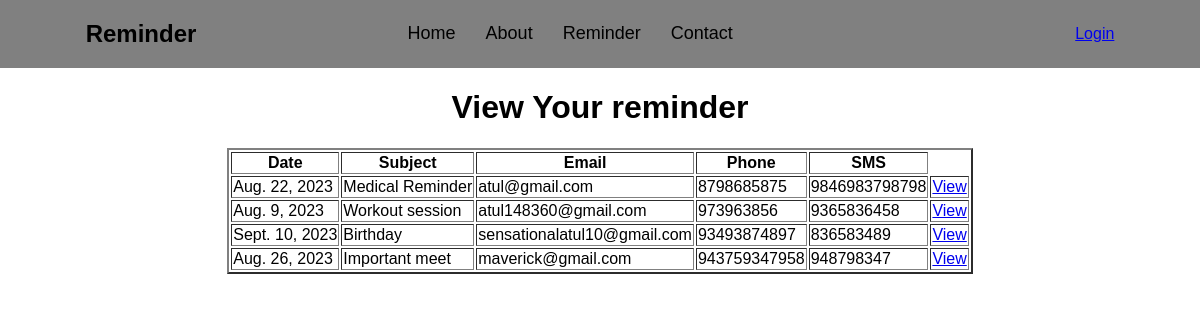
Page /view_data/ on the committed database.
### reminders/models.py (models this page shows, shortened)
class Setreminder(models.Model):
    date = models.DateField()
    subject = models.CharField(max_length=200)
    description = models.TextField()
    email = models.CharField(max_length=100)
    contact = models.IntegerField()
    sms = models.IntegerField()

### reminders/views.py (the view)
# urls.py: path('view_data/', viewData, name='viewData'),
def viewData(request):
    setReminder = Setreminder.objects.all()
    return render(request, 'viewData.html', {'setReminder': setReminder})

### reminders/templates/viewData.html
{% extends "base.html" %}
{% block body %}
<div class="update-reminder">
    <h1>View Your reminder</h1>
    <div class="provider-data">
        <table border="2px">
            <tr>
                <th>Date</th>
                <th>Subject</th>
                <th>Email</th>
                <th>Phone</th>
                <th>SMS</th>
            </tr>
            {% for i in setReminder %}
            <tr>
                <td>{{i.date}}</td>
                <td>{{i.subject}}</td>
                <td>{{i.email}}</td>
                <td>{{i.contact}}</td>
                <td>{{i.sms}}</td>
                <td>
                    <a href="/view_reminder/{{i.id}}" >View</a>
                </td>
            </tr>
            {% endfor %}
        </table>
    </div>
</div>
{% endblock body %}

### reminders/templates/base.html (shortened to what this page needs)
{% load static%}
<!DOCTYPE html>
<html lang="en">
<head>
    <link rel="stylesheet" href="{% static 'css/main.css' %}">
</head>
<body>
    <header>
        <div class="header">
            <div class="main-header">
                <div class="header-content">
                    <div class="left-block">
                        <div class="head-block">
                            <h2>Reminder</h3>
                        </div>
                        <div class="head-block">
                            <ul>
                                <li><a href="/">Home</a></li>
                                <li><a href="">About</a></li>
                                <li><a href="">Reminder</a></li>
                                <li><a href="">Contact</a></li>
                            </ul>
                        </div>
                        <div class="auth-data">
                            {% if request.user.is_authenticated %}
                            <div class="head-block">
                                <a href="{% url 'logout' %}" class="header-btn">Logout</a>
                            </div>
                            {% else %}
                            <a href="{% url 'login' %}" class="">Login</a>
                            {% endif %}
                        </div>
                    </div>
                </div>
            </div>
        </div>
    </header>
    {% block body %}
    {% endblock body %}
</body>
</html>

### reminders/static/css/main.css (style rules this page uses)
body { margin: 0; padding: 0; box-sizing: border-box; font-family: sans-serif; }
.left-block { display: flex; justify-content: space-around; align-items: center; }
.head-block ul { display: flex; list-style: none; text-decoration: none; gap: 30px; font-size: 18px; }
.head-block ul li a { text-decoration: none; color: black; }
.header { background-color: grey; }
.update-reminder { display: flex; flex-direction: column; height: 80vh; align-items: center; }

### rows in the picture
Setreminder: date "Aug. 22, 2023", subject "Medical Reminder", email "atul@gmail.com", contact "8798685875", sms "9846983798798"
Setreminder: date "Aug. 9, 2023", subject "Workout session", email "atul148360@gmail.com", contact "973963856", sms "9365836458"
Setreminder: date "Sept. 10, 2023", subject "Birthday", email "sensationalatul10@gmail.com", contact "93493874897", sms "836583489"
Setreminder: date "Aug. 26, 2023", subject "Important meet", email "maverick@gmail.com", contact "943759347958", sms "948798347"
